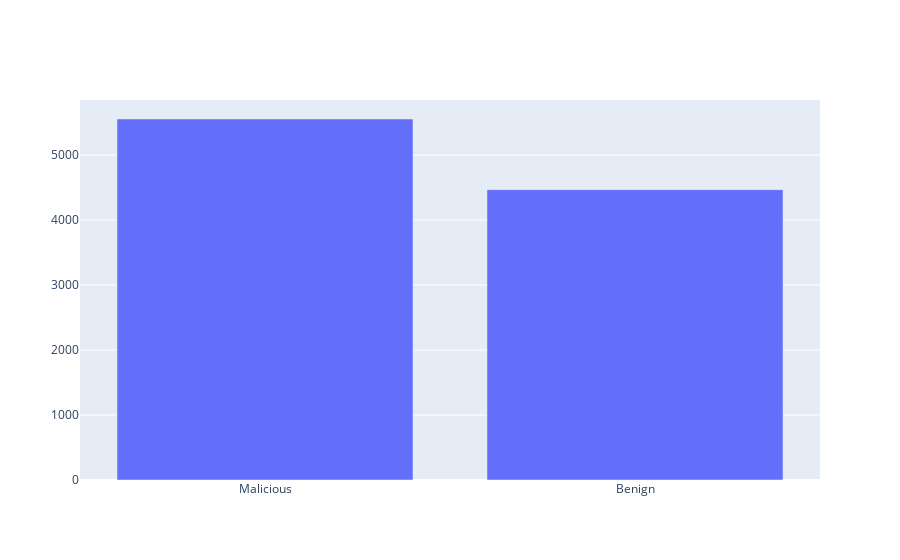

This figure's notebook cell:
### Code cell
# counting the total number of rows
target_balance = dataset['Class'].value_counts().reset_index()

# parting the labels into their specific category (benign or malicious)
target_class = go.Bar(
    name = 'label',
    x = ['Malicious', 'Benign'],
    y = target_balance['Class'])

# ploting the count of each class category
fig = go.Figure(target_class)
pyoff.iplot(fig)

### Figure 1 — Plotly figure (JSON) as saved in the notebook; plotly's stock layout.template omitted (floating-point values rounded to 4 significant figures)
{"data": [{"name": "label", "type": "bar", "x": ["Malicious", "Benign"], "y": [5555, 4468]}], "layout": {}}
